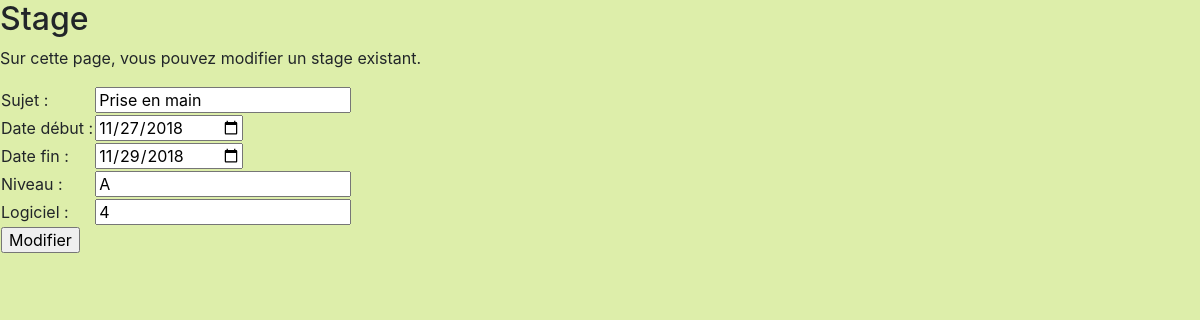
The app's page /Admin/front_end/modifier_stage.php?id=121 (signed in) with its own data.
### tables this page shows
CREATE TABLE `stage` (
  `NoStage` int(3) NOT NULL,
  `Sujet` varchar(20) NOT NULL,
  `DateDebut` date NOT NULL,
  `DateFin` date NOT NULL,
  `CodeNiveau` varchar(1) NOT NULL,
  `NoLogiciel` int(2) NOT NULL,
  `NoFormateur` int(2) DEFAULT NULL
);

### Admin/back_end/rechercher_un_stage.php (called while the page is built, shortened)
<?php
require('../../back_end/include/_inc_connexion.php');
$req_pre = $cnx->prepare("SELECT * FROM Stage WHERE NoStage = :id");
$req_pre->bindValue(':id', $_GET['id'], PDO::PARAM_INT);
$req_pre->execute();
$stage=$req_pre->fetch();
?>

### Admin/front_end/modifier_stage.php (the view, shortened to what this page needs)
<?php
require('../back_end/rechercher_un_stage.php') ;
?>
<html>
<head>
        <link rel="stylesheet" href="https://maxcdn.bootstrapcdn.com/bootstrap/4.0.0/css/bootstrap.min.css">
        <link rel="stylesheet" href="https://use.fontawesome.com/releases/v5.7.0/css/all.css">
        <link rel="stylesheet" href="../../assets/css/style.css">
    </head>
<body>
<h2>Stage</h2>
<p>Sur cette page, vous pouvez modifier un stage existant.
<form method="post" action="../back_end/modifier_un_stage.php">
<table>
    <tr>
        <td>Sujet :</td>
        <td><input type='text' name='sujet' value='<?php echo $stage['Sujet']; ?>'/></td>
    </tr>
    <tr>
        <td>Date début :</td>
        <td><input type='date' name='datDeb' value='<?php echo $stage['DateDebut']; ?>'/></td>
    </tr>
    <tr>
        <td>Date fin :</td>
        <td><input type='date' name='datFin' value='<?php echo $stage['DateFin']; ?>'/></td>
    </tr>
    <tr>
        <td>Niveau :</td>
        <td><input type='text' name='niveau' value='<?php echo $stage['CodeNiveau']; ?>'/></td>
    </tr>
    <tr>
        <td>Logiciel :</td>
        <td><input type='text' name='logiciel' value='<?php echo $stage['NoLogiciel']; ?>'/></td>
    </tr>
    <tr>
        <td><input type='submit' value='Modifier' /></td>
    </tr>
</table>
</form>
</body>
</html>

### records on screen
stage: sujet "Prise en main", datDeb "11/27/2018", datFin "11/29/2018", niveau "A", logiciel "4"
